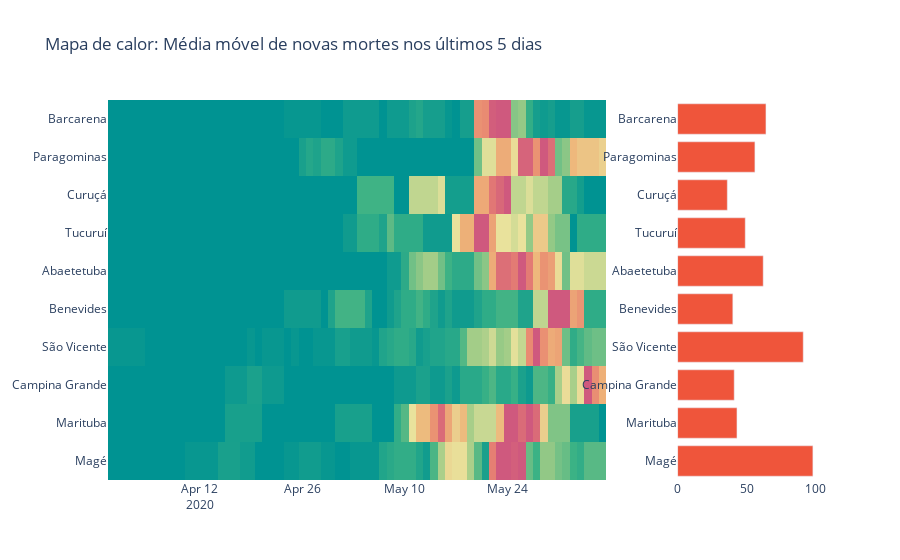

The notebook cell this image was saved under:
### Code cell
# Plotar o mapa de calor com total de mortes por município
fig = heatmap(df_heatmap.loc[cities_names].iloc[::-1], city_total_deaths[::-1], title, colors)
fig.show()

### Figure 1 — Plotly figure (JSON) as saved in the notebook; plotly's stock layout.template omitted (floating-point values rounded to 4 significant figures; data arrays with more than 128 entries replaced by an {"elided": "..."} marker saying what was removed)
{"data": [{"colorscale": [[0, "rgb(0, 147, 146)"], [0.1667, "rgb(57, 177, 133)"], [0.3333, "rgb(156, 203, 134)"], [0.5, "rgb(233, 226, 156)"], [0.6667, "rgb(238, 180, 121)"], [0.8333, "rgb(232, 132, 113)"], [1, "rgb(207, 89, 126)"]], "showscale": false, "type": "heatmap", "x": ["2020-04-02", "2020-04-07", "2020-04-13", "2020-04-14", "2020-04-15", "2020-04-16", "2020-04-17", "2020-04-18", "2020-04-19", "2020-04-20", "2020-04-21", "2020-04-22", "2020-04-23", "2020-04-24", "2020-04-25", "2020-04-26", "2020-04-27", "2020-04-28", "2020-04-29", "2020-04-30", "2020-05-01", "2020-05-02", "2020-05-03", "2020-05-04", "2020-05-05", "2020-05-06", "2020-05-07", "2020-05-08", "2020-05-09", "2020-05-10", "2020-05-11", "2020-05-12", "2020-05-13", "2020-05-14", "2020-05-15", "2020-05-16", "2020-05-17", "2020-05-18", "2020-05-19", "2020-05-20", "2020-05-21", "2020-05-22", "2020-05-23", "2020-05-24", "2020-05-25", "2020-05-26", "2020-05-27", "2020-05-28", "2020-05-29", "2020-05-30", "2020-05-31", "2020-06-01", "2020-06-02", "2020-06-03", "2020-06-04", "2020-06-05", "2020-06-06"], "y": ["Magé", "Marituba", "Campina Grande", "São Vicente", "Benevides", "Abaetetuba", "Tucuruí", "Curuçá", "Paragominas", "Barcarena"], "z": {"elided": "10x57 float values"}, "zmax": 1, "zmin": 0}, {"orientation": "h", "type": "bar", "x": [98, 43, 41, 91, 40, 62, 49, 36, 56, 64], "xaxis": "x2", "y": ["Magé", "Marituba", "Campina Grande", "São Vicente", "Benevides", "Abaetetuba", "Tucuruí", "Curuçá", "Paragominas", "Barcarena"], "yaxis": "y2"}], "layout": {"plot_bgcolor": "rgba(0,0,0,0)", "title": {"text": "Mapa de calor: Média móvel de novas mortes nos últimos 5 dias"}, "xaxis": {"domain": [0, 0.7]}, "xaxis2": {"domain": [0.8, 1], "showticklabels": true}, "yaxis": {"tickmode": "linear"}, "yaxis2": {"anchor": "x2", "tickmode": "linear"}}}
